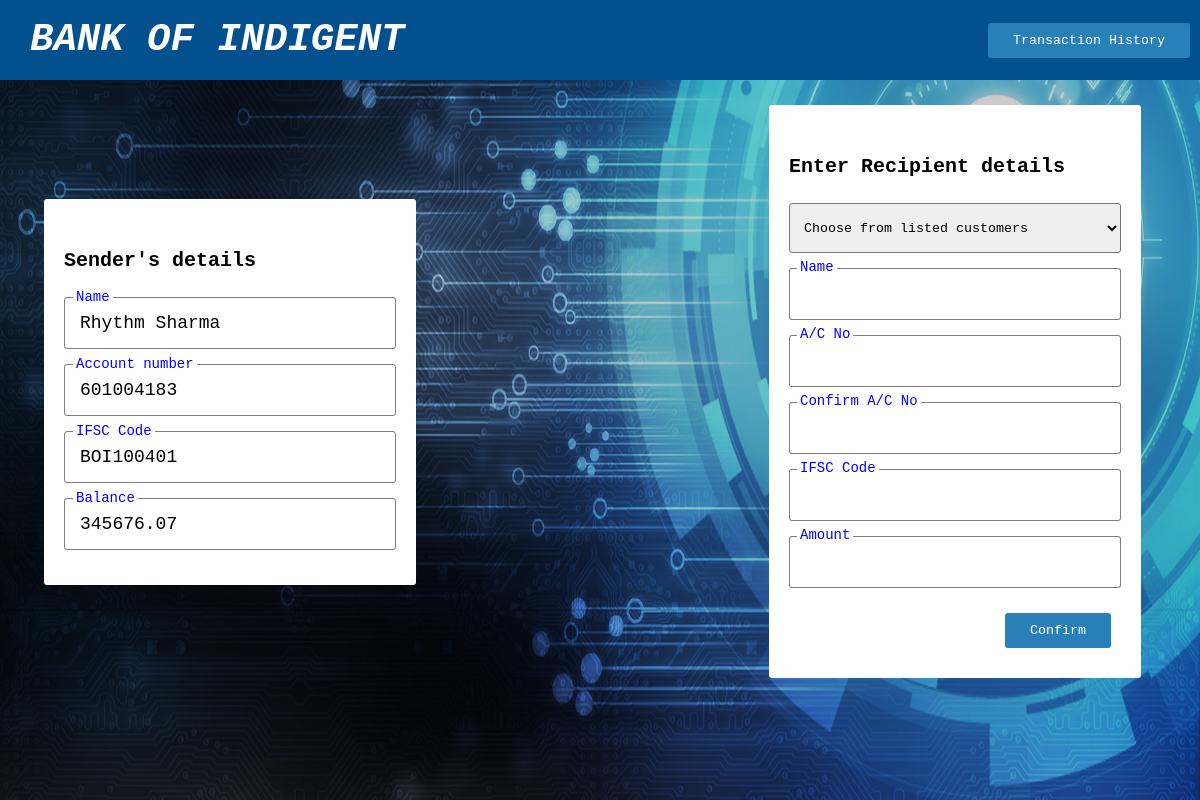
/transaction.php?c_id=1, run on the app's committed database.
### tables this page shows
CREATE TABLE `customers` (
  `customer_id` int(100) NOT NULL,
  `name` varchar(50) NOT NULL,
  `account_num` varchar(20) NOT NULL,
  `IFSC_Code` varchar(10) NOT NULL,
  `email` varchar(40) NOT NULL,
  `contact_num` varchar(15) NOT NULL,
  `location` varchar(30) NOT NULL,
  `State` varchar(20) NOT NULL,
  `current_balance` double NOT NULL
);

### transaction.php (the view, shortened to what this page needs)
<?php
    require_once("connection.php");
    $name = '';
    $recipient_account_num = '';
    if(isset($_GET['c_id'])){
        $customer_id = $_GET['c_id'];
        $sql = "SELECT name, account_num, IFSC_Code, current_balance FROM customers WHERE customer_id='$customer_id'";
        $result = $conn->query($sql);
        if($result->num_rows == 1){
            $row = $result->fetch_assoc();
            $sender_name = $row['name'];
            $sender_acc_num = $row['account_num'];
            $sender_ifsc_code = $row['IFSC_Code'];
            $sender_balance = $row['current_balance'];
        }
        else {
            header('Location: index.php');
            $_SESSION['message'] = 'Invalid customer ID';
            $_SESSION['message-css'] = 'error-msg';
            exit;
        }
    }
    else{
        $_SESSION['message'] = 'Invalid customer ID';
        $_SESSION['message-css'] = 'error-msg';
        header('Location: index.php');
        exit;
    }
?>
<!DOCTYPE html>
<html lang="en">
<head>
    <link rel="stylesheet" href="public/CSS/styles.css">
</head>
<body>
    <img src="public/CSS/transactionbg.jpg" class="index-bg">
    <div class="wrapper1">
        <div class="header-text">
        <a href="index.php" class="header-text"> BANK OF INDIGENT </a>
        </div>
        <div class="t-details">
        <button class="t-details-btn" type="toggle" onclick="show_transaction_details()">Transaction History</button>
        </div>
    </div>
        <div class="wrapper">
            <div class="child">
                <div class="card">
                    <h3 class="header">
                        Sender's details
                    </h3>
                    <div class="sender-detail">
                        <label>Name </label>
                        <div><?php echo $sender_name; ?></div>
                    </div>
                    <div class="sender-detail">
                        <label>Account number </label>
                        <div><?php echo $sender_acc_num; ?></div>
                    </div>
                    <div class="sender-detail">
                        <label>IFSC Code </label>
                        <div><?php echo $sender_ifsc_code; ?></div>
                    </div>
                    <div class="sender-detail">
                        <label>Balance </label>
                        <div><?php echo $sender_balance; ?></div>
                    </div>
                </div>
            </div>
            <div class="partition">
                <div class="progress-bar-container border">
                </div>
            </div>
            <div class="child">
                <div class="card">
                    <h3 class="header">
                    Enter Recipient details
                    </h3>
                    <?php
                        $sql = "SELECT * FROM customers ORDER BY name";
                        $result = $conn->query($sql);
                    ?>
                    <form id="transaction-form" action="" method="post" class="form">
                        <?php if($result->num_rows > 0){ ?>
                        <div class="input-container">
                            <select id="fetch-customer" class="custom-select">
                            <option value="">Choose from listed customers</option>
                            </select>
                        </div>
                        <?php } ?>
                        <div class="input-container">
                            <label for="name" >Name </label>
                            <input class="transaction-input" type="text" name="name" class="input" value="<?php echo $name; ?>">
                        </div>
                        <div class="input-container">
                            <label for="account_num">A/C No </label>
                            <input class="transaction-input" type="number" name="account_num" class="input" value="<?php echo $recipient_account_num; ?>">
                        </div>
                        <div class="input-container">
                            <label for="c_account_num">Confirm A/C No </label>
                            <input class="transaction-input" type="number" name="c_account_num" class="input" >
                        </div>
                        <div class="input-container">
                            <label for="ifsc_code">IFSC Code </label>
                            <input class="transaction-input" type="text" name="ifsc_code" class="input" >
                        </div>
                        <div class="input-container">
                            <label for="amount">Amount </label>
                            <input class="transaction-input" type="number" step="0.000001" name="amount" class="input" >
                        </div>
                        <div class="button-container">
                            <button id="make-transaction-btn" type="submit" class="button">Confirm</button>
                        </div>
                    </form>
                </div>
            </div>
        </div>
</body>
</html>

### Public/CSS/styles.css (style rules this page uses)
* { margin: 0; padding: 0; font-family: courier new; }
.progress-bar-container { width: 300px; }
.t-details-btn { padding: 10px 25px; border-radius: 3px; border: none; background: #2980b9; color: white; margin: 10px; cursor: pointer; }
.wrapper { display: flex; padding: 25px; }
.header { margin-bottom: 25px; font-size: 20px; }
.child { flex: 1; display: flex; flex-direction: column; align-items: center; justify-content: center; }
.custom-select { width: 100%; height: 50px; padding: 0px 10px; border-radius: 3px; }
.input-container { position: relative; margin-bottom: 15px; }
.input-container > input { border : 0.5px solid rgba(0,0,0,0.5); border-radius: 3px; height: 50px; padding : 0px 15px; width: 300px; font-size : 18px; }
.input-container > label { position: absolute; left : 8px; top : -9px; background: white; padding : 0px 3px; color : blue; transition: 400ms; font-size: 14px; }
.sender-detail { display: flex; justify-content: flex-start; align-items: center; border : 0.5px solid rgba(0,0,0,0.5); border-radius: 3px; height: 50px; padding : 0px 15px; width: 300px; font-size : 18px; position: relative; margin-bottom: 15px; }
.sender-detail > label { position: absolute; left : 8px; top : -9px; background: white; padding : 0px 3px; color : blue; transition: 400ms; font-size: 14px; }
.button-container { display: flex; justify-content: flex-end; }
.button { padding: 10px 25px; border-radius: 3px; border: none; background: #2980b9; color: white; margin: 10px; }
.partition { display: flex; align-items: center; color: #ffffff; }
.wrapper1 { background: rgb(2 80 142); height: 10vh; display: flex; width: 100%; justify-content: space-between; align-items: center; position: sticky; position: -webkit-sticky; top: 0; }
.header-text { flex: 1; display: flex; flex-direction: column; display: flex; padding-left: 15px; justify-content: center; font-family: monospace; font-size: xxx-large; color: white; font-weight: 600; font-style: italic; height: 10vh; text-decoration: none; }
.index-bg { height: 100vh; width: 100vw; position: absolute; left : 0; top : 0; position: fixed; z-index: -1; }
input[type=number] { -moz-appearance: textfield; }
.card { position: relative; display: flex; flex-direction: column; padding: 20px; padding-top: 50px; border-radius: 3px; background: white; margin-right: 15px; margin-bottom: 15px; }

### data on the page
customers: name "Rhythm Sharma", account_num "601004183", IFSC_Code "BOI100401", current_balance "345676.07"
